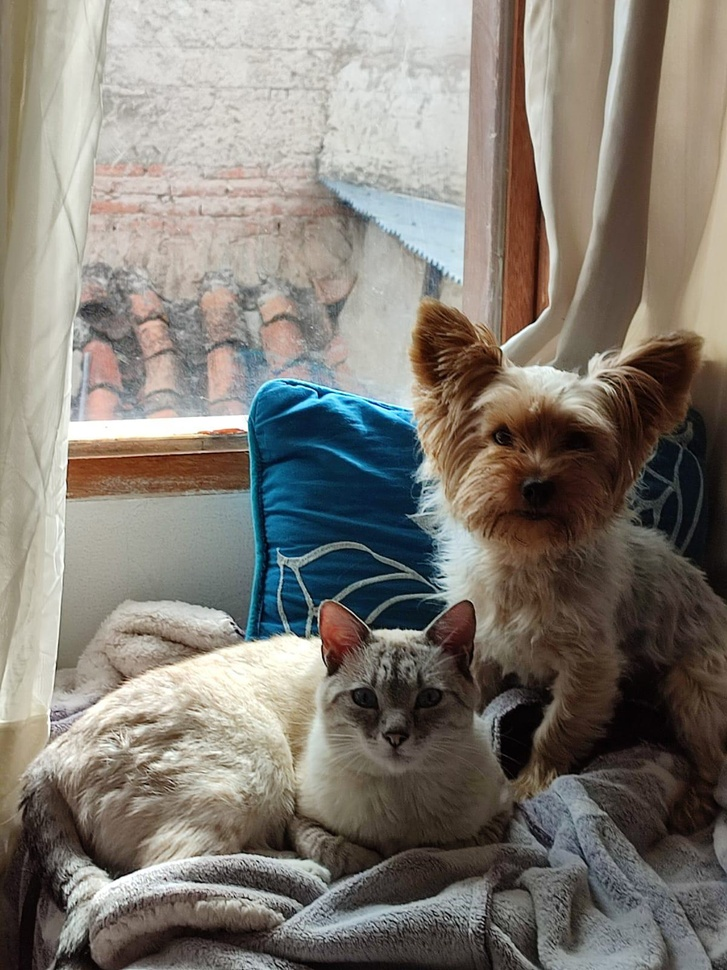
#> input picture PDI_001/ExamenProcesamiento2/imagentango.jpg, 727 x 970 px, shrunk from 1200 x 1600 before the run
$ jupyter execute --allow-errors resolucion.ipynb
#> lines starting #> are read from the running program, lines starting #| are printed output that depends on the picture
[cell 1]
import cv2
import numpy as np
from matplotlib import pyplot as plt

#conteo de elementos por color

image = cv2.imread('elementos.jpg')

#> (the rest of this cell did not finish here and is left out)

[cell 2]
import cv2
import numpy as np
from matplotlib import pyplot as plt

image = cv2.imread('imagentango.jpg')
#> image is the input picture: shape (970, 727, 3); mean B, G, R 115.6, 123.6, 129.2
img_suavizado = cv2.GaussianBlur(image, (41, 41), 0)
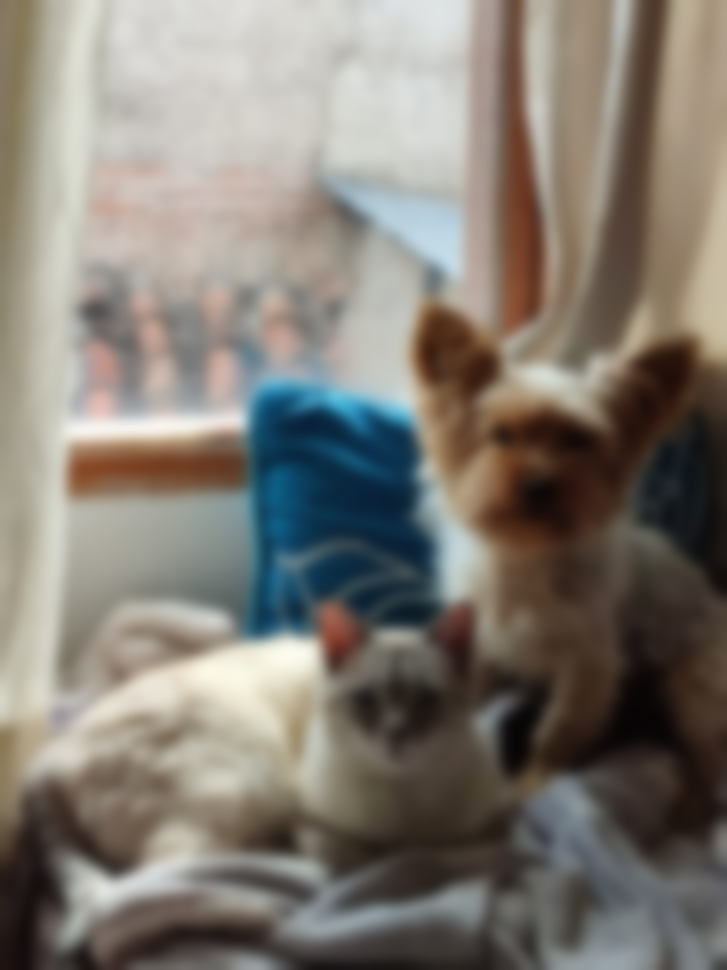
#> img_suavizado: shape (970, 727, 3); mean B, G, R 115.6, 123.6, 129.2

mascara = np.ones_like(image, dtype=np.float32)
mascara = 0.3
mascara_suavizado = np.ones_like(image, dtype=np.float32)*0.7
empaniado= (image*0.3) + (img_suavizado*0.7)


$ run again, with PDI_001/Actividad 02/img01.jpg copied over PDI_001/ExamenProcesamiento2/imagentango.jpg
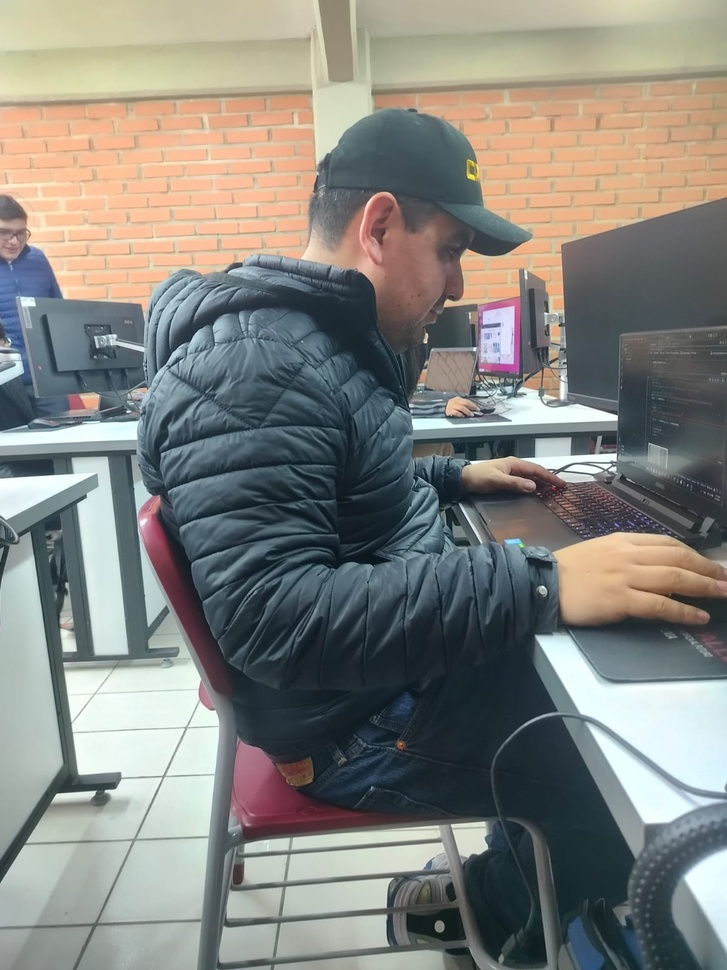
#> input picture PDI_001/Actividad 02/img01.jpg, 727 x 970 px, shrunk from 1200 x 1600 before the run
#> image is the input picture: shape (970, 727, 3); mean B, G, R 126.6, 132, 132
#> `img_suavizado = cv2.GaussianBlur(image, (41, 41), 0)`:
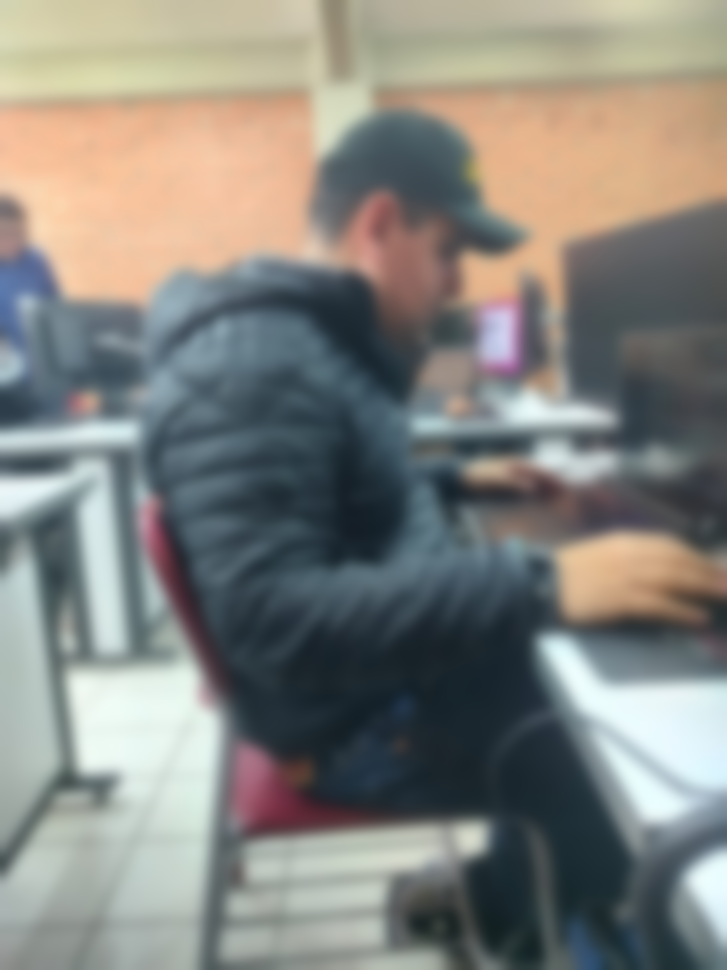
#> img_suavizado: shape (970, 727, 3); mean B, G, R 126.6, 132, 132

$ run again, with PDI_001/Actividad 02/img02.jpg copied over PDI_001/ExamenProcesamiento2/imagentango.jpg
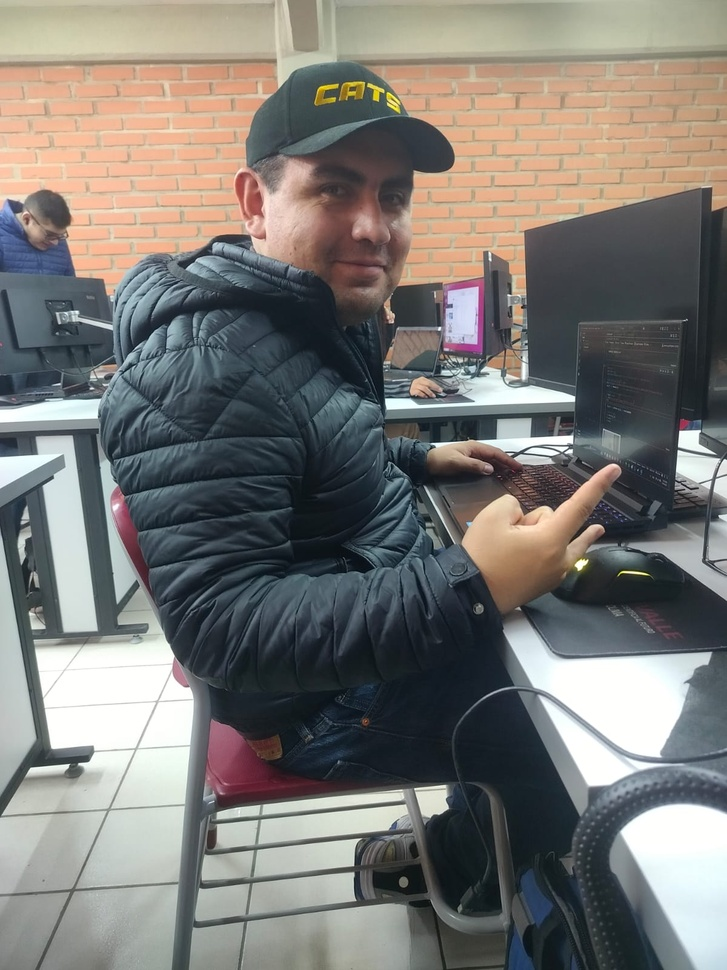
#> input picture PDI_001/Actividad 02/img02.jpg, 727 x 970 px, shrunk from 1200 x 1600 before the run
#> image is the input picture: shape (970, 727, 3); mean B, G, R 117.5, 121.4, 123.6
#> `img_suavizado = cv2.GaussianBlur(image, (41, 41), 0)`:
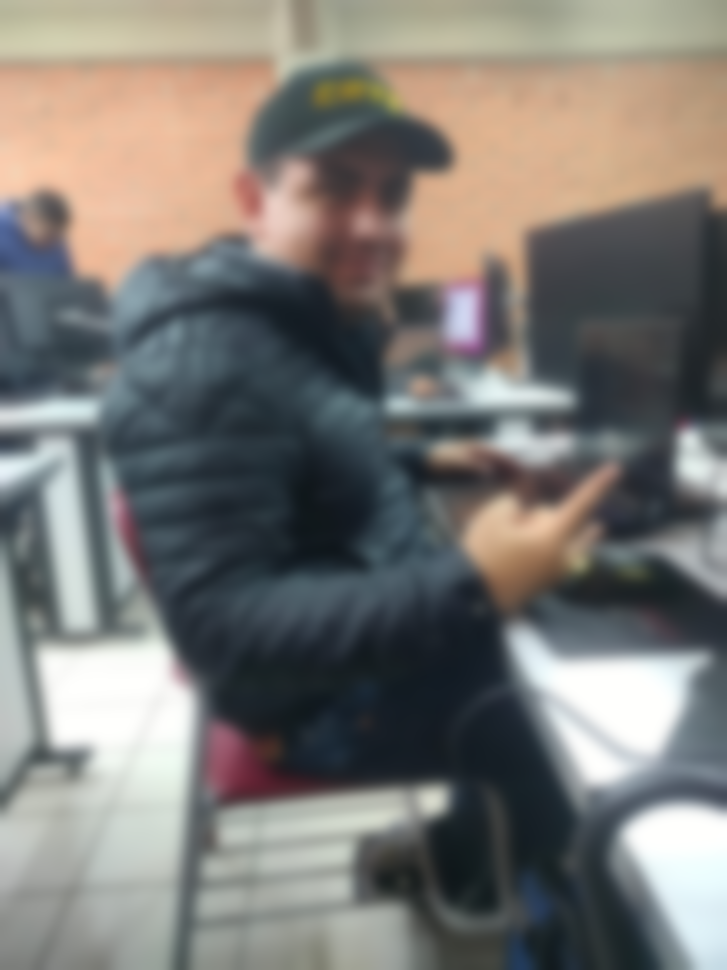
#> img_suavizado: shape (970, 727, 3); mean B, G, R 117.5, 121.4, 123.6
